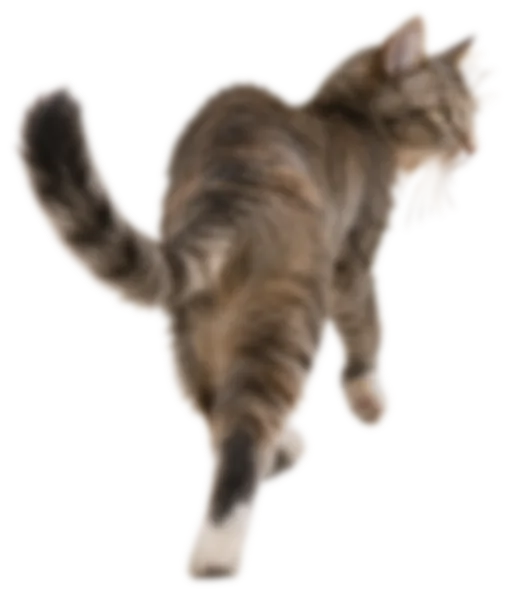
#> input picture WILDPAW_CINEMATIC_STORE/assets/img/cast/cat-back-b1.webp, 515 x 598 px, given in place of heroe-540.webp, which was not available
$ python grado32.py ../../../../../WILDPAW_CINEMATIC_STORE/assets/img/cast ../../../../../WILDPAW_CINEMATIC_STORE/assets/img/cast/cat-back-b2.webp
#> lines starting #> are read from the running program, lines starting #| are printed output that depends on the picture
#> further down, im is the input picture: PIL image 515x598 RGBA; mean R, G, B, A 54.4, 46.5, 39.9, 85
# Grado común + "match" del protagonista (Marriott rdi0bPWqYyI 0:40–2:53 y 17:10–23:30), horneado en los recursos:
# en la web NO se aplica un filtro por fotograma (coste medido en AIIMG-001); se hornea igual en TODAS las capas.
import sys, json, numpy as np
from PIL import Image, ImageFilter
src, dst = sys.argv[1], sys.argv[2]
def curva(x, pts):  # x en 0..1, interpolación monótona por tramos
    xs, ys = zip(*pts); return np.interp(x, xs, ys)
def grado(im):
    a = np.asarray(im).astype(np.float32) / 255; rgb, al = a[..., :3], a[..., 3:]
    r = curva(rgb[..., 0], [(0, 0), (.25, .23), (.75, .80), (1, 1)])        # rojo: +calidez en altas, −en sombras
    g = curva(rgb[..., 1], [(0, 0), (.25, .21), (.75, .76), (1, 1)])        # verde fuera de las sombras
    b = curva(rgb[..., 2], [(0, .05), (.25, .27), (.75, .70), (1, .94)])    # azul: sube en sombras, baja en altas
    out = np.concatenate([np.stack([r, g, b], -1), al], -1)
    return Image.fromarray((np.clip(out, 0, 1) * 255 + .5).astype(np.uint8), 'RGBA')
def match(im, sat=-.12, luz=-.10):          # protagonista: −12 % saturación, −10 % luminosidad (valores del vídeo)
#> called with sat = -0.12, luz = -0.1
    a = np.asarray(im).astype(np.float32) / 255; rgb = a[..., :3]; Y = (rgb @ [.299, .587, .114])[..., None]
#> after `rgb = a[..., :3]`:
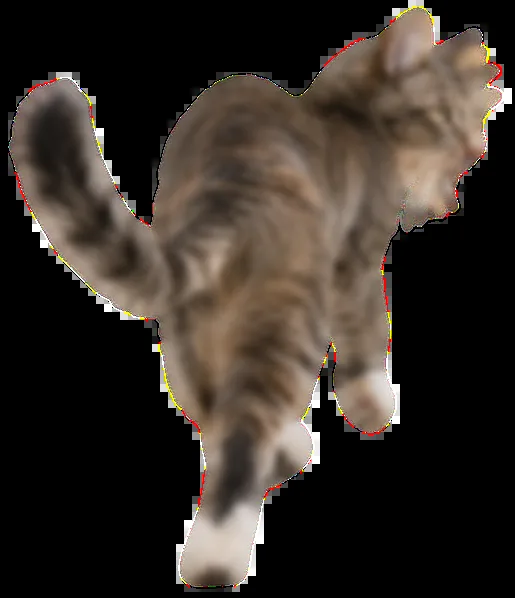
#> rgb: shape (598, 515, 3) float32; mean R, G, B 0.213, 0.182, 0.156
#> after `Y = (rgb @ [0.299, 0.587, 0.114])[..., None]`:
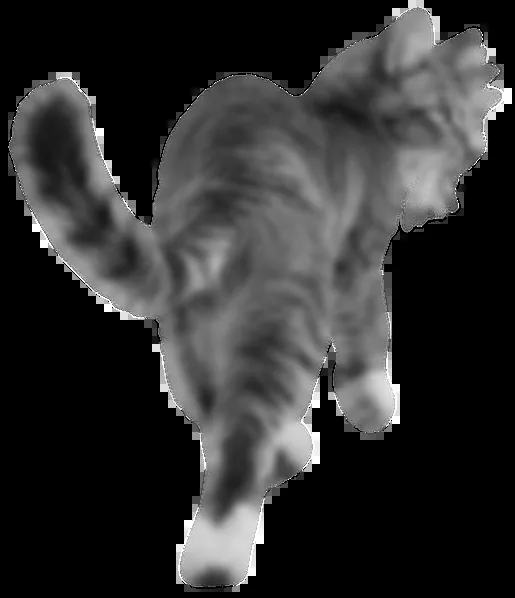
#> Y: shape (598, 515, 1) float64; min 0, max 1, mean 0.189
    rgb = Y + (rgb - Y) * (1 + sat); rgb = rgb * (1 + luz)
#> after `rgb = rgb * (1 + luz)`:
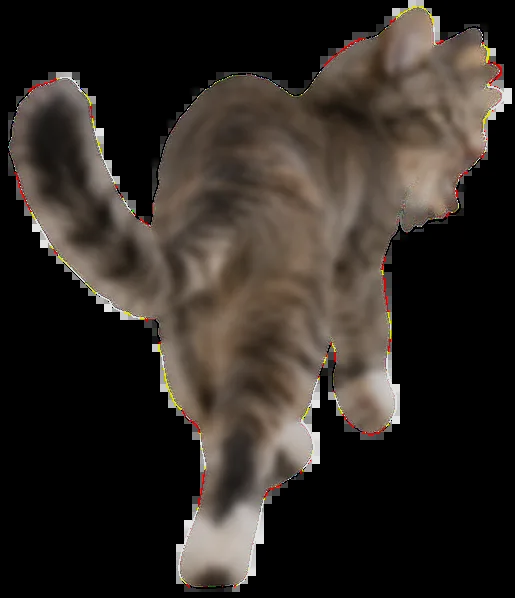
#> rgb: shape (598, 515, 3) float64; mean R, G, B 0.189, 0.165, 0.144
    return Image.fromarray((np.clip(np.concatenate([rgb, a[..., 3:]], -1), 0, 1) * 255 + .5).astype(np.uint8), 'RGBA')
nombres = ['heroe-540', 'producto-709', 'producto_delantero-709', 'producto_sombra-709'] + [f'ing_{n}_p1-128' for n in ['tomate', 'albahaca', 'parmesano', 'guindilla']]
for n in nombres:
    im = Image.open(f'{src}/{n}.webp').convert('RGBA')
    if n.startswith('heroe'): im = match(im)
    g = grado(im); g.save(f'{dst}/{n}.webp', quality=92)
#> in grado, `rgb, al = (a[..., :3], a[..., 3:])`:
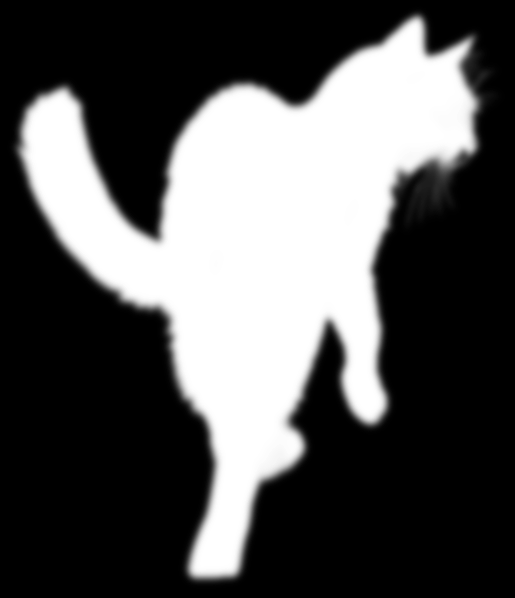
#> al: shape (598, 515, 1) float32; min 0, max 1, mean 0.333
#> in curva (call 2), `return np.interp(x, xs, ys)`:
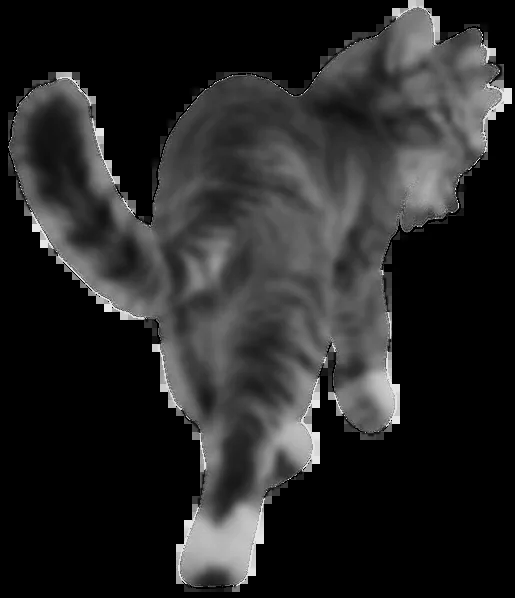
#> returned value: shape (598, 515) float64; min 0, max 0.906, mean 0.153
    if n == 'producto-709':                  # foco: versiones desenfocadas PRERENDERIZADAS para el "focus breathing"
        for rad in (3, 6): g.filter(ImageFilter.GaussianBlur(rad)).save(f'{dst}/producto-709-blur{rad}.webp', quality=92)
#> pass 2 of the loop `for n in nombres:`:
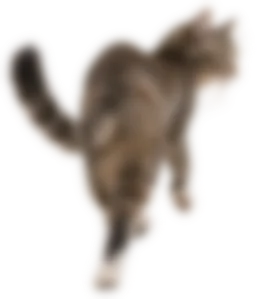
#> input picture WILDPAW_CINEMATIC_STORE/assets/img/cast/cat-back-b2.webp, 257 x 299 px, given in place of producto-709.webp, which was not available
#> im is the input picture: PIL image 257x299 RGBA; mean R, G, B, A 72.9, 61.9, 53.1, 85
#> al: shape (299, 257, 1) float32
#> in curva (call 6), `return np.interp(x, xs, ys)`:
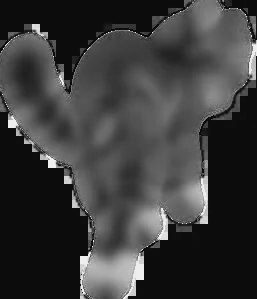
#> returned value: shape (299, 257) float64; min 0.05, max 0.94, mean 0.232
#> out: shape (299, 257, 4) float64
#> the loop `for rad in (3, 6): g.filter(ImageFilter.GaussianBlur(rad)).save(f'{dst..` made 2 passes
#> pass 2, `for rad in (3, 6): g.filter(ImageFilter.GaussianBlur(rad)).save(f'{dst..`:
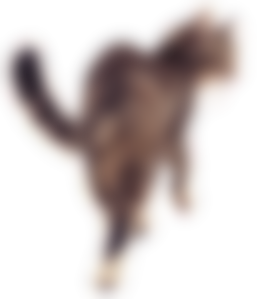
#> saved as producto-709-blur6.webp: PIL image 257x299 RGBA; mean R, G, B, A 74.2, 58.4, 59.2, 85; transparent parts drawn white
#> (the run stopped early here; a loop or call above may not have finished)
